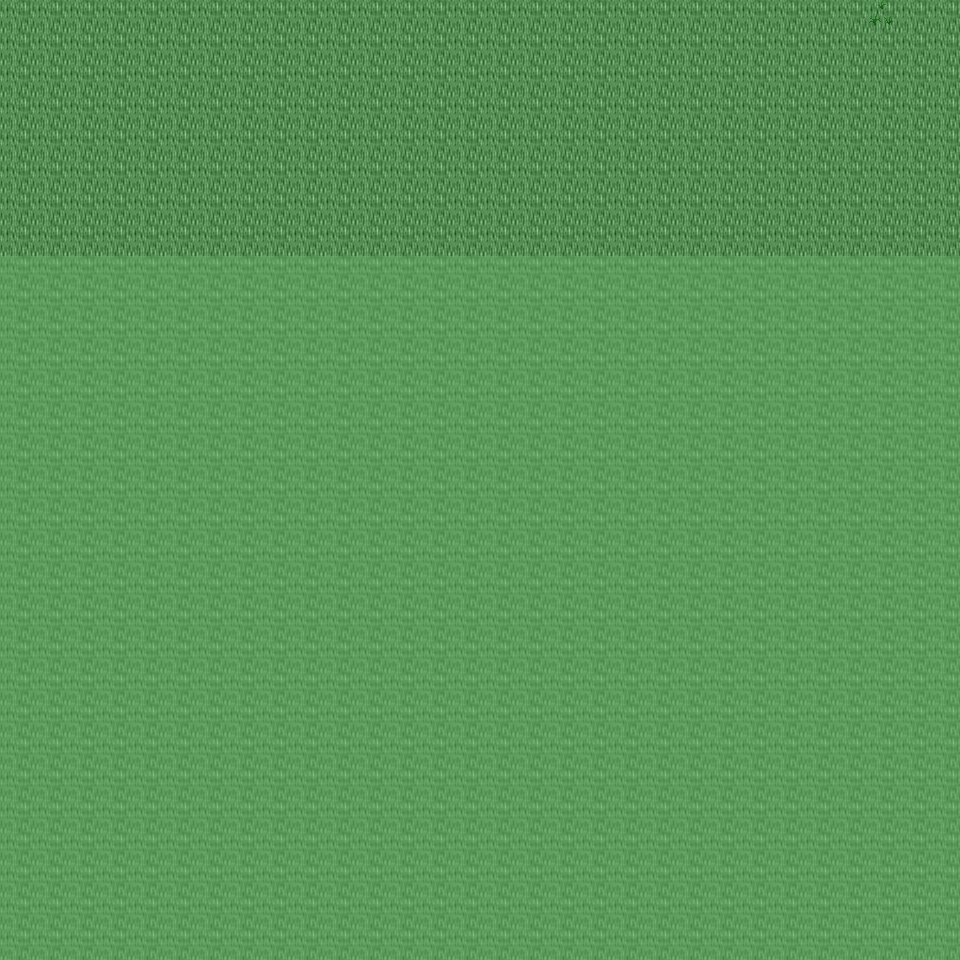

This is a level from a 2D game, rendered from its Tiled map with the project's own tilesets. A one-line summary and the map file follow, with tile-layer data summarised:
An orthogonal 30x30 tile map with 32x32 px tiles, 6 tile layers (Ground, Object, Object2, Above, ...), 19 tilesets and 3 objects (3x mapchange).

<map version="1.0" orientation="orthogonal" renderorder="right-down" width="30" height="30" tilewidth="32" tileheight="32" nextobjectid="4">
  <tileset firstgid="1" name="tileset_ground_ground" tilewidth="32" tileheight="32" tilecount="33" columns="3">
    <image source="../drawable/tileset_ground_ground.png" width="96" height="352" />
  </tileset>
  <tileset firstgid="34" name="tileset_ground_ridge_earth_dark" tilewidth="32" tileheight="32" tilecount="96" columns="12">
    <image source="../drawable/tileset_ground_ridge_earth_dark.png" width="384" height="256" />
  </tileset>
  <tileset firstgid="130" name="tileset_plant_flower_daisy_white" tilewidth="32" tileheight="32" tilecount="8" columns="2">
    <image source="../drawable/tileset_plant_flower_daisy_white.png" width="64" height="128" />
  </tileset>
  <tileset firstgid="138" name="tileset_plant_grasses" tilewidth="32" tileheight="32" tilecount="6" columns="3">
    <image source="../drawable/tileset_plant_grasses.png" width="96" height="64" />
  </tileset>
  <tileset firstgid="144" name="tileset_plant_tree_tree_fluffy" tilewidth="32" tileheight="32" tilecount="12" columns="4">
    <image source="../drawable/tileset_plant_tree_tree_fluffy.png" width="128" height="96" />
  </tileset>
  <tileset firstgid="156" name="tileset_plant_bush_bushes" tilewidth="32" tileheight="32" tilecount="10" columns="5">
    <image source="../drawable/tileset_plant_bush_bushes.png" width="160" height="64" />
  </tileset>
  <tileset firstgid="166" name="tileset_logic_collision" tilewidth="32" tileheight="32" tilecount="1" columns="1">
    <image source="../drawable/tileset_logic_collision.png" width="32" height="32" />
  </tileset>
  <tileset firstgid="167" name="tileset_ground_dry_grass" tilewidth="32" tileheight="32" tilecount="54" columns="9">
    <image source="../drawable/tileset_ground_dry_grass.png" width="288" height="192" />
  </tileset>
  <tileset firstgid="221" name="tileset_ground_earth_edges" tilewidth="32" tileheight="32" tilecount="18" columns="6">
    <image source="../drawable/tileset_ground_earth_edges.png" width="192" height="96" />
  </tileset>
  <tileset firstgid="239" name="tileset_ground_grass_corners" tilewidth="32" tileheight="32" tilecount="24" columns="6">
    <image source="../drawable/tileset_ground_grass_corners.png" width="192" height="128" />
  </tileset>
  <tileset firstgid="263" name="tileset_plant_tree_evergreen" tilewidth="32" tileheight="32" tilecount="36" columns="3">
    <image source="../drawable/tileset_plant_tree_evergreen.png" width="96" height="384" />
  </tileset>
  <tileset firstgid="299" name="tileset_plant_tree_tree_darkgreen" tilewidth="32" tileheight="32" tilecount="88" columns="8">
    <image source="../drawable/tileset_plant_tree_tree_darkgreen.png" width="256" height="352" />
  </tileset>
  <tileset firstgid="387" name="tileset_building_decoration_rocks" tilewidth="32" tileheight="32" tilecount="6" columns="3">
    <image source="../drawable/tileset_building_decoration_rocks.png" width="96" height="64" />
  </tileset>
  <tileset firstgid="393" name="tileset_plant_stump_stump_pale_brown" tilewidth="32" tileheight="32" tilecount="4" columns="2">
    <image source="../drawable/tileset_plant_stump_stump_pale_brown.png" width="64" height="64" />
  </tileset>
  <tileset firstgid="397" name="tileset_plant_stump_int_small_stump_2" tilewidth="32" tileheight="32" tilecount="1" columns="1">
    <image source="../drawable/tileset_plant_stump_int_small_stump_2.png" width="32" height="32" />
  </tileset>
  <tileset firstgid="398" name="tileset_ground_rock_pebbles" tilewidth="32" tileheight="32" tilecount="3" columns="1">
    <image source="../drawable/tileset_ground_rock_pebbles.png" width="32" height="96" />
  </tileset>
  <tileset firstgid="401" name="tileset_plant_bush_bush_mult_colored" tilewidth="32" tileheight="32" tilecount="6" columns="3">
    <image source="../drawable/tileset_plant_bush_bush_mult_colored.png" width="96" height="64" />
  </tileset>
  <tileset firstgid="407" name="tileset_plant_tree_umbrella_thorn" tilewidth="32" tileheight="32" tilecount="18" columns="6">
    <image source="../drawable/tileset_plant_tree_umbrella_thorn.png" width="192" height="96" />
  </tileset>
  <tileset firstgid="425" name="tileset_building_house_3" tilewidth="32" tileheight="32" tilecount="48" columns="6">
    <image source="../drawable/tileset_building_house_3.png" width="192" height="256" />
  </tileset>
  <layer name="Ground" width="30" height="30">
    <data>[900 cells, 240 non-empty, 1 distinct tile ids]</data>
  </layer>
  <layer name="Object" width="30" height="30">
    <data>[900 cells, 1 non-empty, 1 distinct tile ids]</data>
  </layer>
  <layer name="Object2" width="30" height="30">
    <data>[900 cells, 0 non-empty, 0 distinct tile ids]</data>
  </layer>
  <layer name="Above" width="30" height="30">
    <data>[900 cells, 0 non-empty, 0 distinct tile ids]</data>
  </layer>
  <layer name="Above2" width="30" height="30">
    <data>[900 cells, 0 non-empty, 0 distinct tile ids]</data>
  </layer>
  <layer name="Walkable" width="30" height="30">
    <data>[900 cells, 660 non-empty, 1 distinct tile ids]</data>
  </layer>
  <objectgroup name="MapEvents">
    <object id="1" name="north" type="mapchange" x="0" y="0" width="960" height="32">
      <properties>
        <property name="map" value="0_ados_mountain_n2_w2_x2_y3" />
        <property name="place" value="south" />
      </properties>
    </object>
    <object id="2" name="west" type="mapchange" x="0" y="0" width="32" height="256">
      <properties>
        <property name="map" value="0_ados_mountain_n2_w2_x1_y4" />
        <property name="place" value="east" />
      </properties>
    </object>
    <object id="3" name="east" type="mapchange" x="928" y="0" width="32" height="256">
      <properties>
        <property name="map" value="0_ados_mountain_n2_w2_x3_y4" />
        <property name="place" value="west" />
      </properties>
    </object>
  </objectgroup>
</map>
